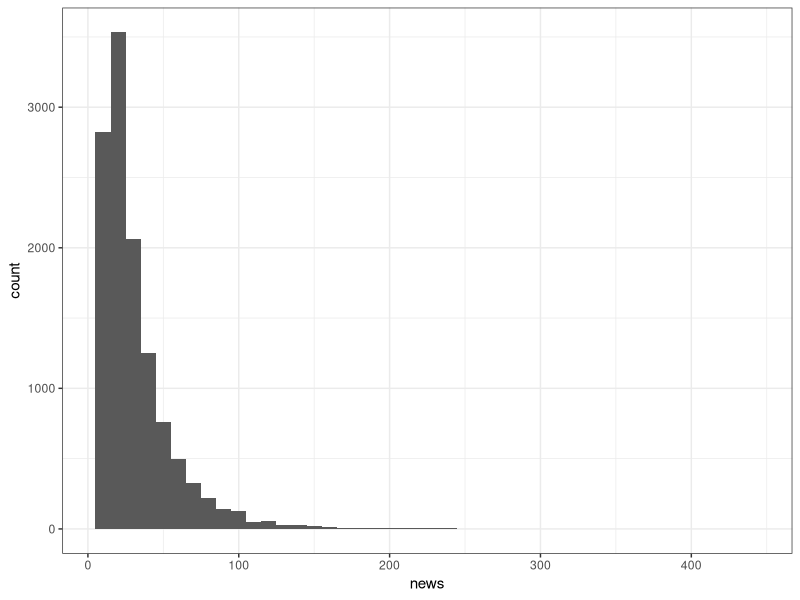
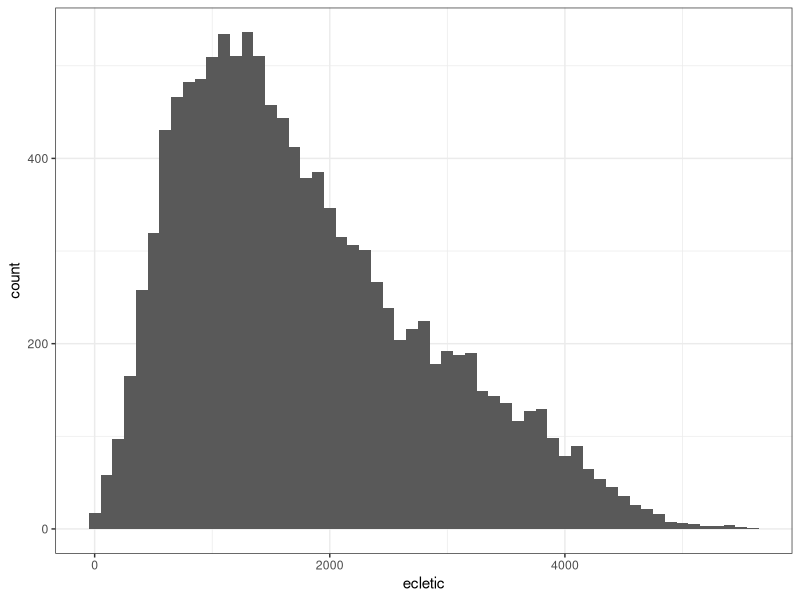
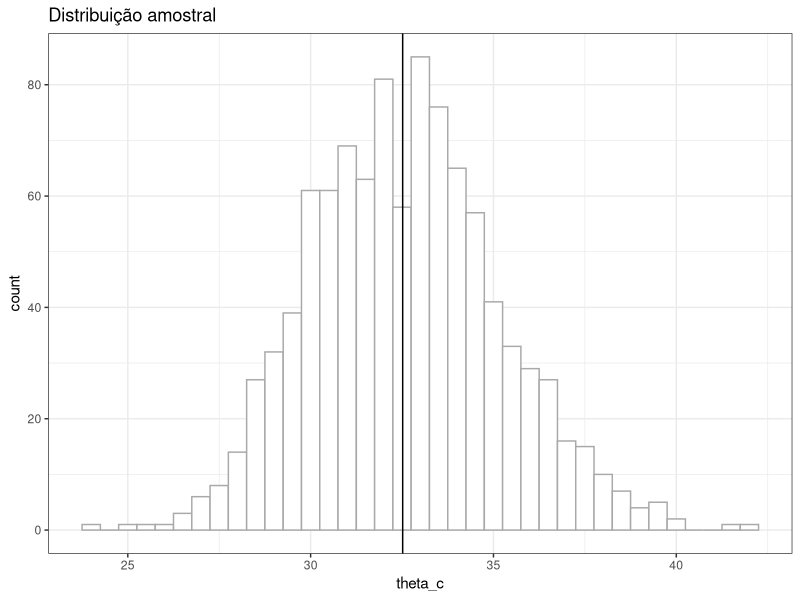
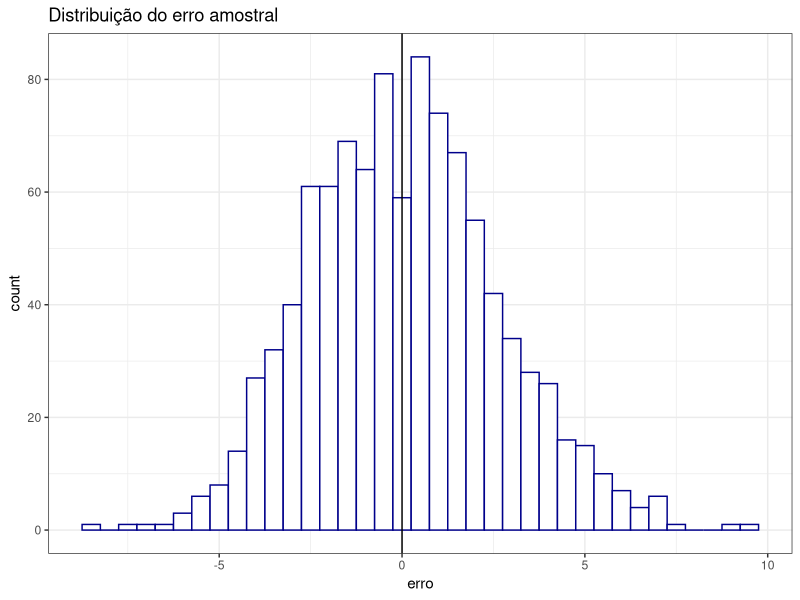
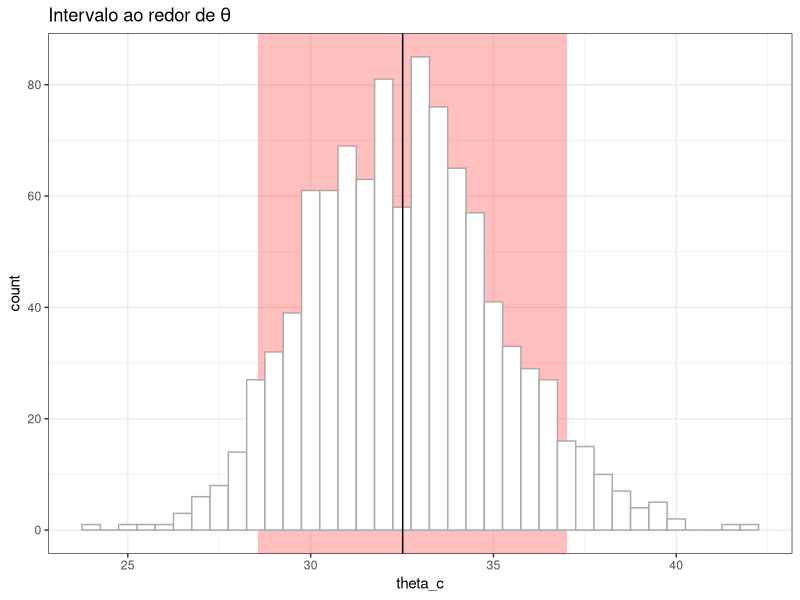
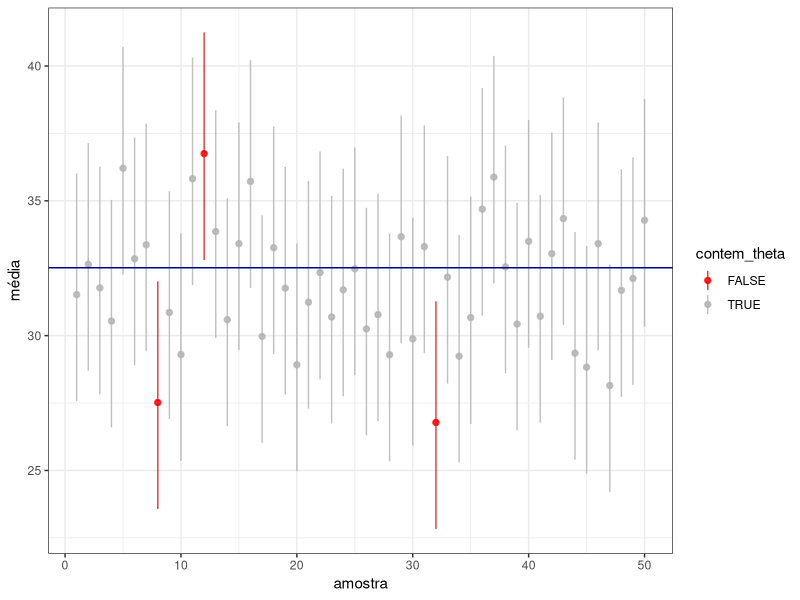
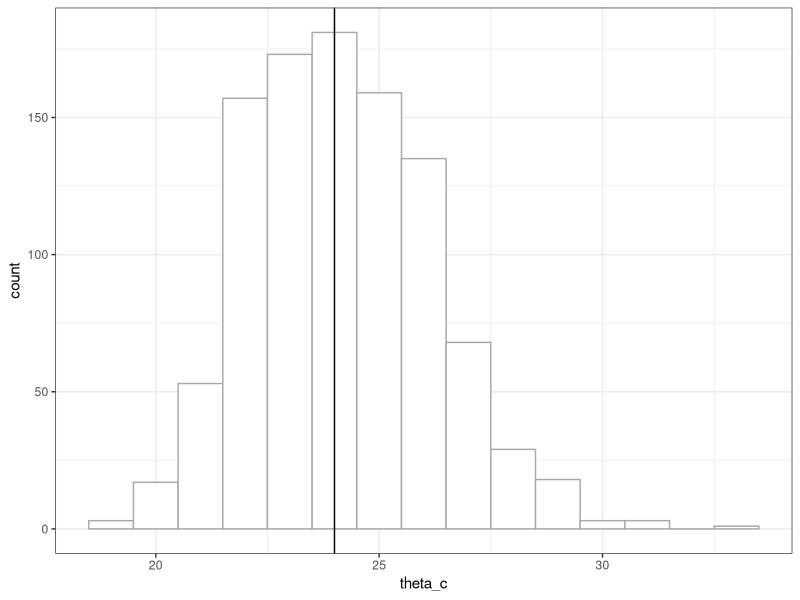
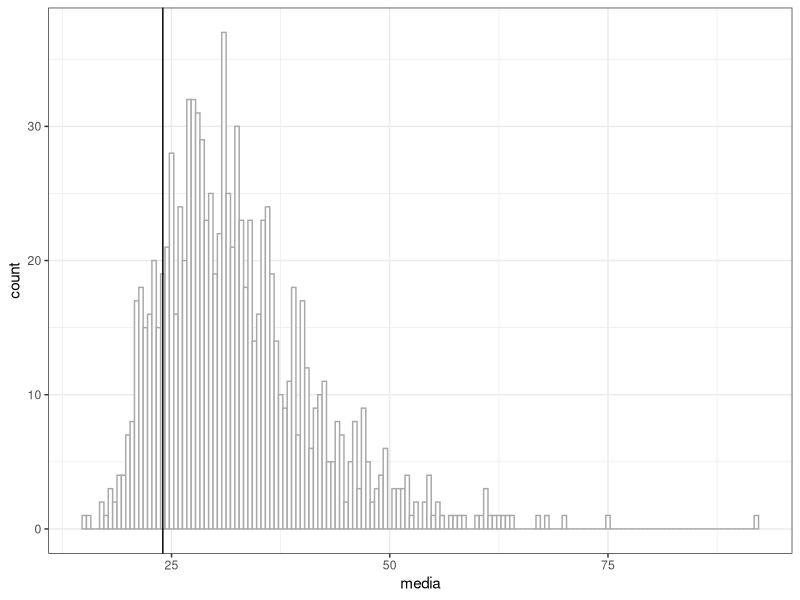

Generate these figures, in order, with R:
## ---- chunk 1
knitr::opts_chunk$set(echo = TRUE)
library(tidyverse)
theme_set(theme_bw())
## ---- chunk 2
lastfm = read_csv(here::here("data/experimento-lastfm.csv"), 
                  col_types = cols(.default = col_double(), 
                                   user = col_character()))
glimpse(lastfm)

lastfm = select(lastfm, news, ecletic)

lastfm %>% ggplot(aes(news)) + geom_histogram(binwidth = 10)
lastfm %>% ggplot(aes(ecletic)) + geom_histogram(binwidth = 100)
## ---- chunk 3
theta = lastfm %>%  
  pull(news) %>% 
  mean() # theta: média calculada com todos os dados

theta
## ---- chunk 4
lastfm %>% pull(news) %>% sample(100) %>% mean()
lastfm %>% pull(news) %>% sample(100) %>% mean()
lastfm %>% pull(news) %>% sample(100) %>% mean()
## ---- chunk 5
set.seed(1)

amostra_calcula_theta_c = function(df, n = 100) {
  df %>%
    pull(news) %>%
    sample(n) %>%
    mean()
}

amostras = tibble(amostra = 1:1000) %>% # faremos 1000 vezes
  mutate(theta_c = map_dbl(amostra, ~ amostra_calcula_theta_c(lastfm)))

amostras
## ---- chunk 6
amostras = amostras %>% 
  mutate(erro = theta_c - theta)

amostras
## ---- chunk 7
amostras %>%
  ggplot(aes(theta_c)) +
  geom_histogram(binwidth = .5,
                 fill = "white",
                 colour = "darkgrey") +
  geom_vline(xintercept = theta) + 
  labs(title = "Distribuição amostral")


amostras %>%
  ggplot(aes(erro)) +
  geom_histogram(binwidth = .5,
                 fill = "white",
                 colour = "darkblue") +
  geom_vline(xintercept = 0) + 
  labs(title = "Distribuição do erro amostral")
## ---- chunk 8
intervalo = amostras %>% 
  summarise(erro_i = quantile(erro, .05), 
            erro_s = quantile(erro, .95))

intervalo
## ---- chunk 9
intervalo = intervalo %>% 
  mutate(valor_i = theta + erro_i, 
         valor_s = theta + erro_s)

intervalo

amostras %>%
  mutate(no_intervalo = theta_c >= intervalo$valor_i &
           theta_c <= intervalo$valor_s) %>%
  summarise(sum(no_intervalo) / n())
## ---- chunk 10
ggplot() +
  geom_rect(
    data = intervalo,
    aes(xmin = valor_i, xmax = valor_s),
    ymin = -Inf,
    ymax = Inf,
    fill = "red", 
    alpha = .25
  ) +
  geom_histogram(
    data = amostras,
    aes(x = theta_c),
    binwidth = .5,
    fill = "white",
    colour = "darkgrey"
  ) +
  geom_vline(xintercept = theta) +
  labs(title = expression("Intervalo ao redor de" ~ theta))
## ---- chunk 11
ic_amostras = amostras %>% 
  mutate(intervalo_i = theta_c + intervalo$erro_i, 
         intervalo_s = theta_c + intervalo$erro_s) %>% 
  mutate(contem_theta = theta >= intervalo_i & theta <= intervalo_s) 

ic_amostras %>% 
  summarise(cobertura = sum(contem_theta) / n())

ic_amostras %>% 
  slice(1:50) %>% 
  ggplot(aes(
    x = amostra,
    y = theta_c,
    ymin = intervalo_i,
    ymax = intervalo_s,
    color = contem_theta
  )) +
  geom_pointrange(alpha = .8, size = .3) +
  geom_hline(yintercept = theta, color = "dark blue") +
  labs(x = "amostra",
       y = "média") +
  scale_color_manual(values = c("red", "grey70"))
## ---- chunk 12
funcao_theta = function(df) {
  df %>%
    pull(news) %>%
    median()
}

theta = funcao_theta(lastfm)

amostras = tibble(amostra = 1:1000) %>% # faremos 1000 vezes
  mutate(theta_c = map_dbl(amostra, ~ lastfm %>% 
                                       sample_n(100) %>%  
                                       funcao_theta()))

amostras

amostras %>% 
  ggplot(aes(theta_c)) + 
  geom_histogram(binwidth = 1, fill = "white", colour = "darkgrey") + 
  geom_vline(xintercept = theta) 
## ---- chunk 13
amostras = data.frame(amostra = 1:1000) %>% # faremos 1000 vezes
  mutate(media = map_dbl(amostra, ~ lastfm %>% 
                                      pull(news) %>% 
                                      sample(10) %>% 
                                      mean()))

amostras

amostras %>% 
  ggplot(aes(media)) + 
  geom_histogram(binwidth = .5, fill = "white", colour = "darkgrey") + 
  geom_vline(xintercept = theta) 

## ---- chunk 14
funcao_theta = function(df) {
  df %>%
    pull(news) %>%
    mean()
}

theta = funcao_theta(lastfm)

set.seed(1212)
amostra = lastfm %>%  
  sample_n(200) 

theta_c = funcao_theta(amostra)
## ---- chunk 15
repeticoes = 4000 # pelo menos 2000, mas mais não faz mal.

um_bootstrap <- function(x){
  news = x %>% pull(news)
  boot_x <- sample(news,           # amostre dos dados
                   size = NROW(x), # tamanho igual ao recebido
                   replace = TRUE) # aqui é o bootstrap
  return(mean(boot_x))
}

set.seed(1212)

# A REAMOSTRAGEM
reamostragens = tibble(i = 1:repeticoes) %>% 
  mutate(theta_c_s = map_dbl(i, ~ um_bootstrap(amostra)))

reamostragens
## ---- chunk 16
reamostragens %>%
  ggplot(aes(x = theta_c_s)) +
  geom_histogram(binwidth = 1,
                 colour = "darkorange",
                 fill = "white")

reamostragens %>%
  ggplot(aes(x = theta_c_s - theta_c)) +
  geom_histogram(binwidth = 1,
                 colour = "darkblue",
                 fill = "white")
## ---- chunk 17
intervalo = reamostragens %>% 
  mutate(erro = theta_c_s - theta_c) %>% 
  summarise(erro_i = quantile(erro, .05), 
            erro_s = quantile(erro, .95))

intervalo
## ---- chunk 18
intervalo = intervalo %>% 
  mutate(valor_i = theta_c + erro_i, 
         valor_s = theta_c + erro_s)

intervalo
## ---- chunk 19
ggplot() +
  geom_rect(
    data = intervalo,
    aes(xmin = valor_i, xmax = valor_s),
    ymin = -Inf,
    ymax = Inf,
    fill = "gold",
    alpha = .25
  ) +
  geom_histogram(
    data = reamostragens,
    aes(theta_c_s),
    binwidth = .5,
    fill = "white",
    colour = "darkgrey"
  ) +
  geom_vline(xintercept = theta,
             color = "blue",
             size = 1.2) +
  geom_vline(xintercept = theta_c, color = "dark green") +
  labs(title = expression("Intervalo estimado via bootstrap"))
## ---- chunk 20
confianca = .99
alpha = 1 - confianca

intervalo2 = reamostragens %>% 
  mutate(erro = theta_c_s - theta_c) %>% 
  summarise(erro_i = quantile(erro, alpha / 2), 
            erro_s = quantile(erro, 1 - alpha /2)) %>% 
  mutate(valor_i = theta_c + erro_i, 
         valor_s = theta_c + erro_s)

intervalo2
## ---- chunk 21
ggplot() +
  geom_rect(
    data = intervalo2,
    aes(xmin = valor_i, xmax = valor_s),
    ymin = -Inf,
    ymax = Inf,
    fill = "brown",
    alpha = .25
  ) +
  geom_rect(
    data = intervalo,
    aes(xmin = valor_i, xmax = valor_s),
    ymin = -Inf,
    ymax = Inf,
    fill = "yellow",
    alpha = .5
  ) +
  geom_histogram(
    data = reamostragens,
    aes(theta_c_s),
    binwidth = .5,
    fill = "white",
    colour = "darkgrey"
  ) +
  geom_vline(xintercept = theta,
             color = "blue",
             size = 1.2) +
  geom_vline(xintercept = theta_c, color = "dark green") +
  labs(title = expression("Intervalo estimado via bootstrap"), 
       subtitle = "Vermelho: 99%, amarelo 95% confiança")
